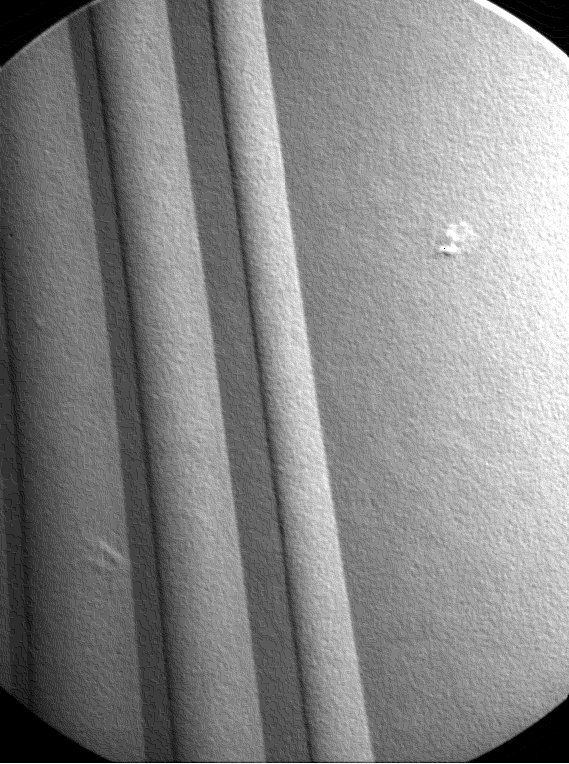
%> input picture ELEG 4512_Lecture 9 Edge Detection/1.tif, 569 x 764 px
$ octave edge_detection_ELEG4512.m   (GNU Octave 9; MATLAB toolbox functions it lacks are replaced by stand-ins)
%> lines starting %> are read from the running program, lines starting %| are printed output that depends on the picture; in (x1, y1, x2, y2) boxes, pixels count from 0 and x2, y2 are one past the last pixel; in counts of white or black regions, pixels touching at a corner belong together; the program's own positions count from 1
%% Point detection
close all;
clc;
clear;
f=imread('1.tif');
%> f is the input picture: size 764x569 uint8; min 0, max 255, mean 134.4
w=[-1,-1,-1;-1,8,-1;-1,-1,-1];
g=abs(imfilter(double(f),w));
T=max(g(:));
%> T = 2026
g=g>=T;
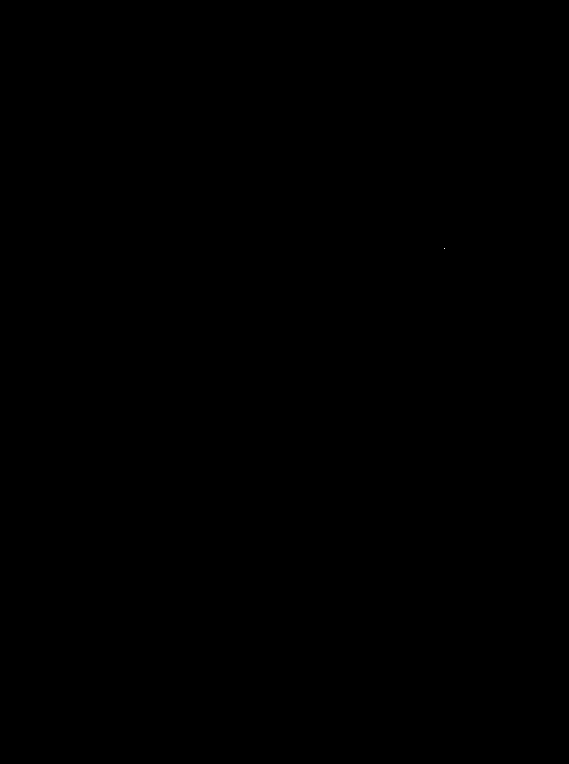
%> g: size 764x569 logical; 0% white in thin lines or dots, all inside (x1, y1, x2, y2) = (444, 248, 445, 249)
figure;
subplot(1,2,1);imshow(f);
subplot(1,2,2);imshow(g);

%% line detecion different direction
f=imread('2.tif');
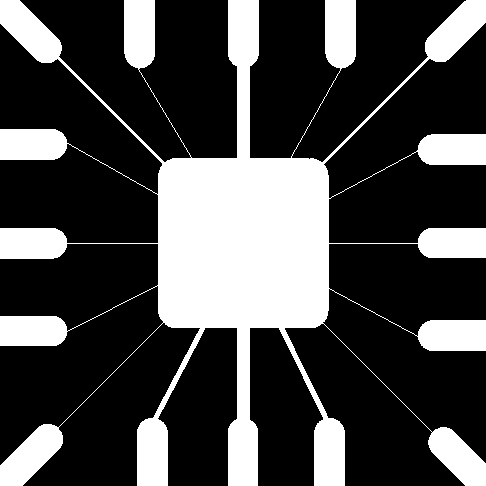
%> input picture ELEG 4512_Lecture 9 Edge Detection/2.tif, 486 x 486 px
%> f is the input picture: size 486x486 uint8; 28.1% white; 1 white region, box (x1, y1, x2, y2) and area: (0, 0, 486, 486) 66259
w1=[-1 -1 -1;2 2 2; -1 -1 -1];
%w1=[-1 -1 -1;0 0 0; 1 1 1];
g1=imfilter(double(f),w1);

w2=[2 -1 -1;-1 2 -1; -1 -1 2];
g2=imfilter(double(f),w2);

w3=[-1 2 -1;-1 2 -1; -1 2 -1];
g3=imfilter(double(f),w3);

w4=[-1 -1 2;-1 2 -1; 2 -1 -1];
g4=imfilter(double(f),w4);

figure;
subplot(2,3,1);imshow(f);title('original');
subplot(2,3,2);imshow(g1);title('(a)Horizontal');
subplot(2,3,3);imshow(g2);title('(b)-45 degree');
subplot(2,3,5);imshow(g3);title('(c)Vertical')
subplot(2,3,6);imshow(g4);title('(d)+45 degree')

%% edge detection with sobel
f = imread('3.tif');
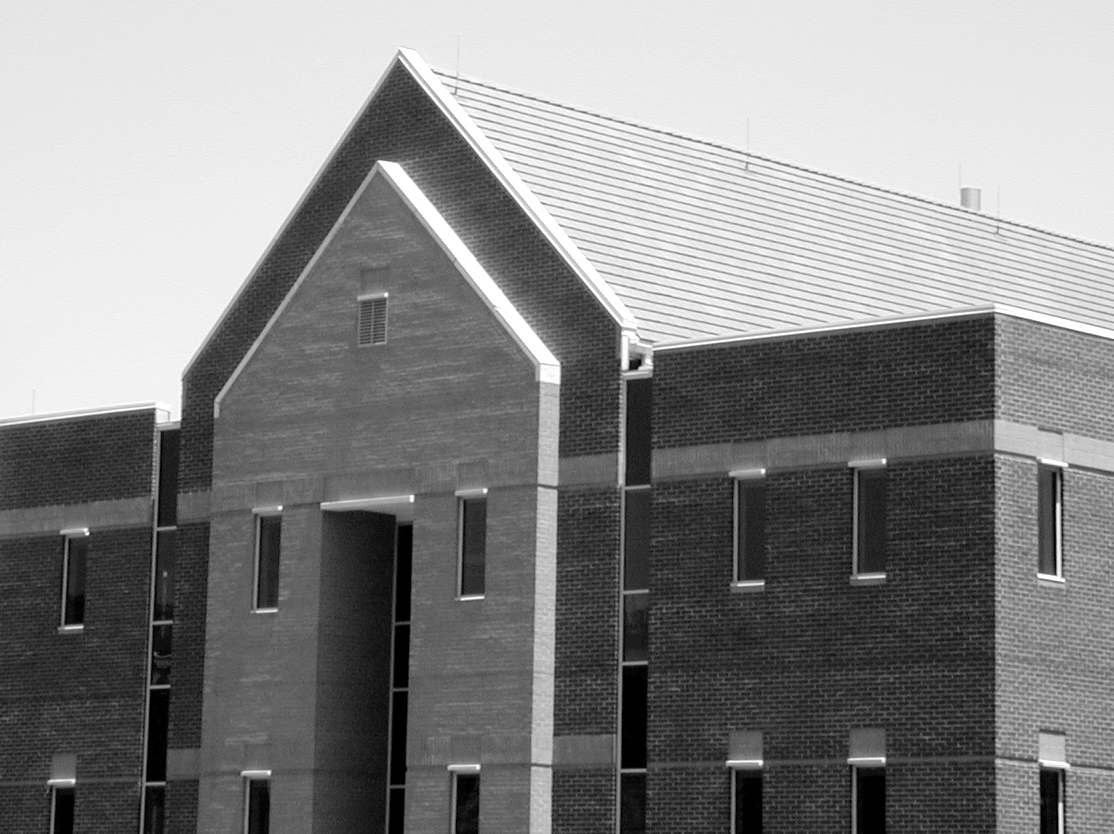
%> input picture ELEG 4512_Lecture 9 Edge Detection/3.tif, 1114 x 834 px
%> f is the input picture: size 834x1114 uint8; min 0, max 255, mean 133.3
g_1 = edge(f,'sobel');
%> g_1: size 834x1114 logical; 4% white in thin lines or dots
g_2= edge(f,'sobel',0.15,'vertical');
%> g_2: size 834x1114 logical; 0.48% white in thin lines or dots, all inside (x1, y1, x2, y2) = (47, 50, 1071, 834)
g_3 = edge(f,'sobel',0.15);
%> g_3: size 834x1114 logical; 1.9% white in thin lines or dots
w=[-2 -1 0;-1 0 1;0 1 2];
g_4=imfilter(double(f),w,'replicate');
T=0.3*max(abs(g_4(:)));
%> T = 200.1
g_4=g_4>=T;
%> g_4: size 834x1114 logical; 1.1% white in thin lines or dots

w1=[0 1 2;-1 0 1;-2 -1 0];
g_5=imfilter(double(f),w1,'replicate');
T=0.3*max(abs(g_5(:)));
%> T = 194.4
g_5=g_5>=T;
%> g_5: size 834x1114 logical; 2.4% white in thin lines or dots

figure
subplot(2,3,1);imshow(f),title('a) Original');
subplot(2,3,2);imshow(g_1),title('b) sobel with automated threshold');
subplot(2,3,3);imshow(g_2),title('c) sobel with defined vertical threshold');
subplot(2,3,4);imshow(g_3),title('d) sobel with defined threshold');
subplot(2,3,5);imshow(g_4),title('e) sobel with 45 degree, threshold');
subplot(2,3,6);imshow(g_5),title('f) sobel with -45 degree, threshold');
%% edge detection with log

f = imread('3.tif');
[g_log_default,tlog] = edge(f,'log');
%> g_log_default: size 834x1114 logical; 10% white in thin lines or dots
%> tlog = 0.00366

g_log_1 = edge(f,'log',0.02,1);%0.02 means threshold, 1 means sigma
%> g_log_1: size 834x1114 logical; 18.5% white in thin lines or dots
g_log_2 = edge(f,'log',0.02,1.7);
%> g_log_2: size 834x1114 logical; 3.4% white in thin lines or dots
figure;
subplot(2,2,1);imshow(f);title('Original image');
subplot(2,2,2);imshow(g_log_default);title('default log');
subplot(2,2,3);imshow(g_log_1);title('with sigma=1');
subplot(2,2,4);imshow(g_log_2);title('with sigma=1.7');

%% edge detection with canny
f = imread('3.tif');
[g_canny_default,tlog] = edge(f,'canny');
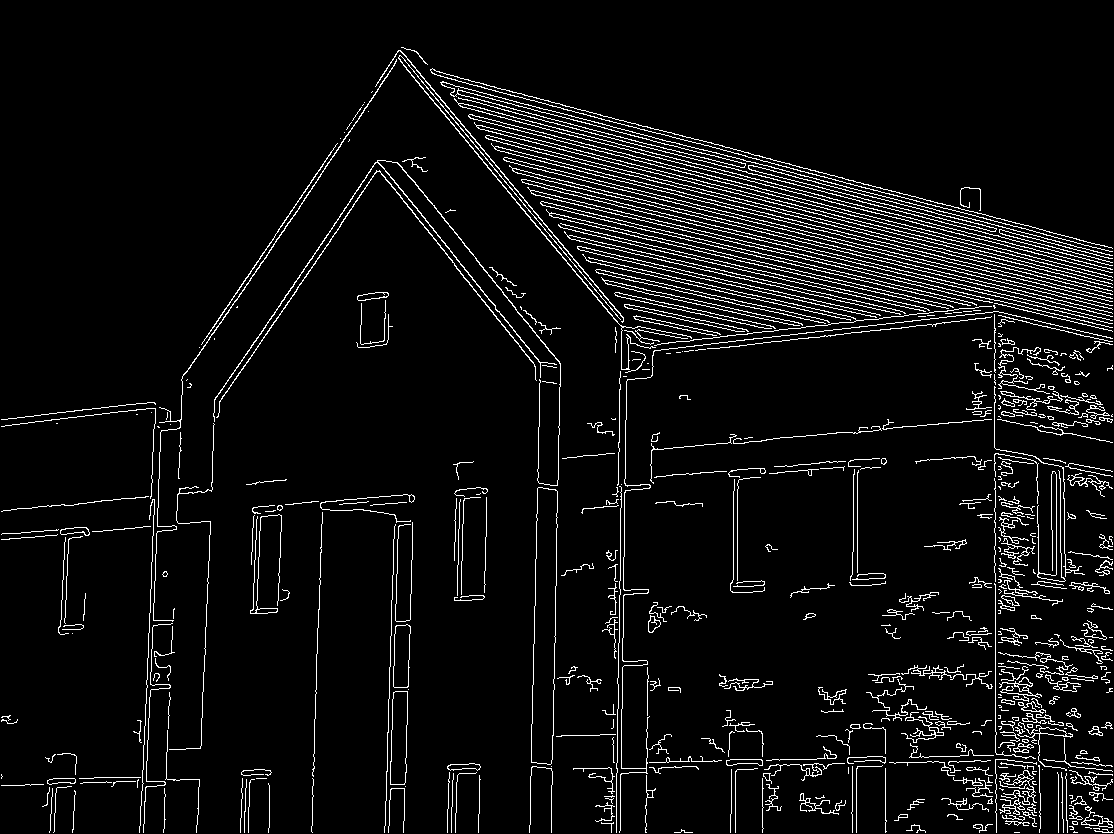
%> g_canny_default: size 834x1114 logical; 6% white in thin lines or dots
%> tlog = [0.0586 0.146]

g_canny_1 = edge(f,'canny',0.2,1.2);%0.2 means threshold
%> g_canny_1: size 834x1114 logical; 4.8% white in thin lines or dots
g_canny_2 = edge(f,'canny',0.2,3);
%> g_canny_2: size 834x1114 logical; 1.9% white in thin lines or dots
figure
subplot(2,2,1);imshow(f);title('Original image');
subplot(2,2,2);imshow(g_canny_default);title('default canny');
subplot(2,2,3);imshow(g_canny_1);title('with sigma=1.2');
subplot(2,2,4);imshow(g_canny_2);title('with sigma=3');


%% example for hough transform
f=zeros(101,101);
f(1,1)=1;
f(101,1)=1;
f(1,101)=1;
f(101,101)=1;
f(51,51)=1;
[H,T,R]=hough(f);
figure;
subplot(1,2,1);imshow(f);title('orginal image');axis on;axis square;
subplot(1,2,2);imshow(H,[],'XData',T,'YData',R,'InitialMagnification','fit');title('hough transform');%hough transformation
axis on,axis square;


%% hough tranform for images
I  = imread('6.tif');
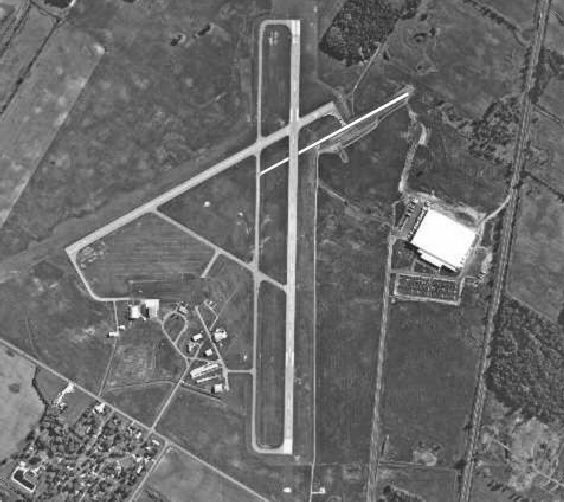
%> input picture ELEG 4512_Lecture 9 Edge Detection/6.tif, 564 x 502 px
%> I is the input picture: size 502x564 uint8; min 19, max 255, mean 106.4
figure;
subplot(1,3,1);
imshow(I); title('Orginal');
BW = edge(I,'log');%log detect boundary
%> BW: size 502x564 logical; 7.3% white in thin lines or dots
[H,T,R] = hough(BW);%H hough tranform matrix,I,R angle and radius
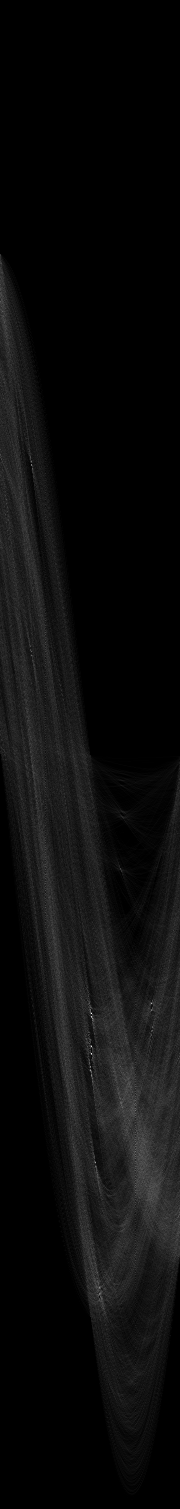
%> H: size 1509x180 double; min 0, max 285, mean 13.7; drawn with min black and max white
%> T = 180 values from -90 to 89; R = 1509 values from -754 to 754
subplot(1,3,2);
imshow(H,[],'XData',T,'YData',R,'InitialMagnification','fit');%hough transform
xlabel('\theta'), ylabel('\rho');title('Hough transform');
axis on,axis square,hold on;
P  = houghpeaks(H,3);
%> P = [1014 92; 1054 92; 1004 152]
x = T(P(:,2));
%> x = [1 1 61]
y = R(P(:,1));
%> y = [259 299 249]
plot(x,y,'s','color','white');
lines=houghlines(BW,T,R,P);
%> lines = 9 lines; longest, point1 to point2 (x, y): (358, 88) to (65, 250), (294, 319) to (294, 375), (295, 262) to (295, 317), (258, 90) to (258, 140), (293, 383) to (293, 433), (254, 319) to (254, 368)
subplot(1,3,3);
imshow(I), title('Image After Hough transform');hold on;
for k = 1:length(lines)
xy = [lines(k).point1; lines(k).point2];
 plot(xy(:,1),xy(:,2),'LineWidth',2,'Color','green');
plot(xy(1,1),xy(1,2),'x','LineWidth',2,'Color','yellow');
plot(xy(2,1),xy(2,2),'x','LineWidth',2,'Color','red');
 end
%> this loop made 9 passes
%> xy on passes 1 to 9: [254 319; 254 368], [256 204; 256 247], [257 157; 257 203], [258 90; 258 140], [259 41; 259 85], [293 383; 293 433], [294 319; 294 375], [295 262; 295 317], [358 88; 65 250]
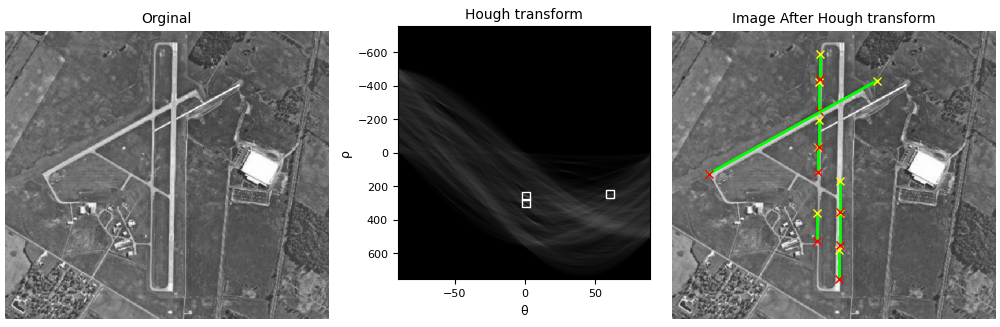
%> figure redrawn from the program's plot data, 3 panels
